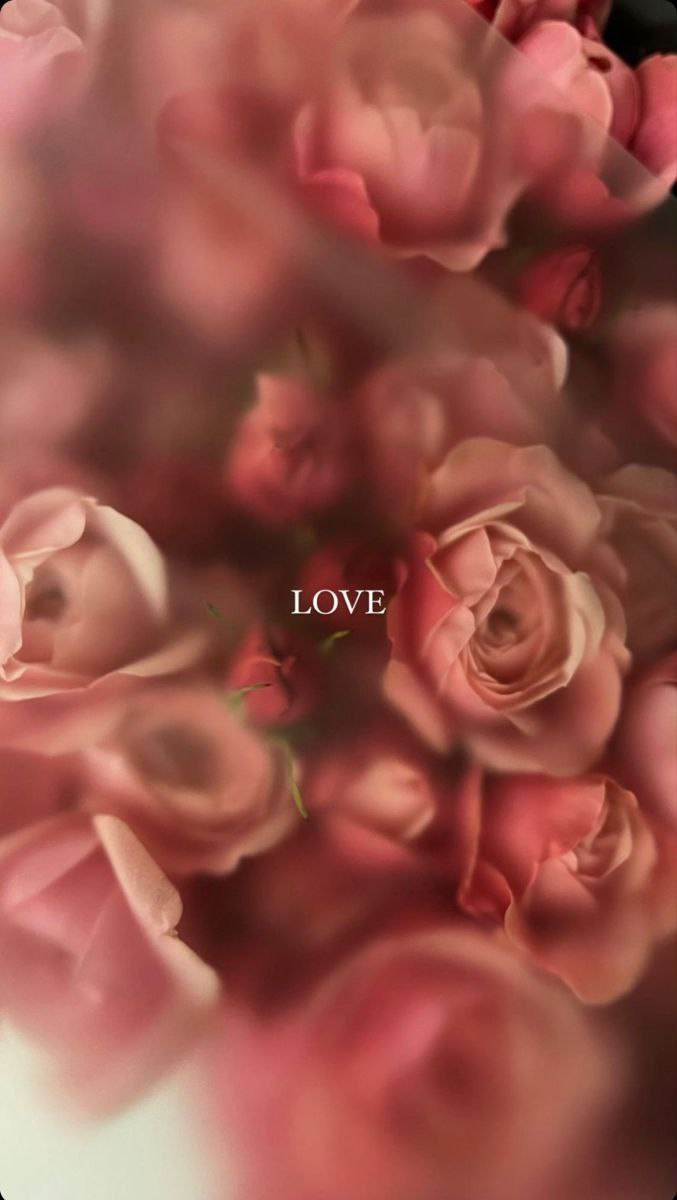
//> input picture task1.1/flowers.png, 677 x 1200 px
$ ./cg_laba1_1   (built with g++ and OpenCV 4)
//> lines starting //> are read from the running program, lines starting //| are printed output that depends on the picture
#include <opencv2/opencv.hpp>
#include <iostream>
#include <cmath>

using namespace cv;
using namespace std;

int main() {
    Mat inputImage = imread("D:\\Учёба\\7 семестр\\comp_graf\\hello\\cg_lab1.1\\task1.1\\flowers.png", IMREAD_GRAYSCALE);
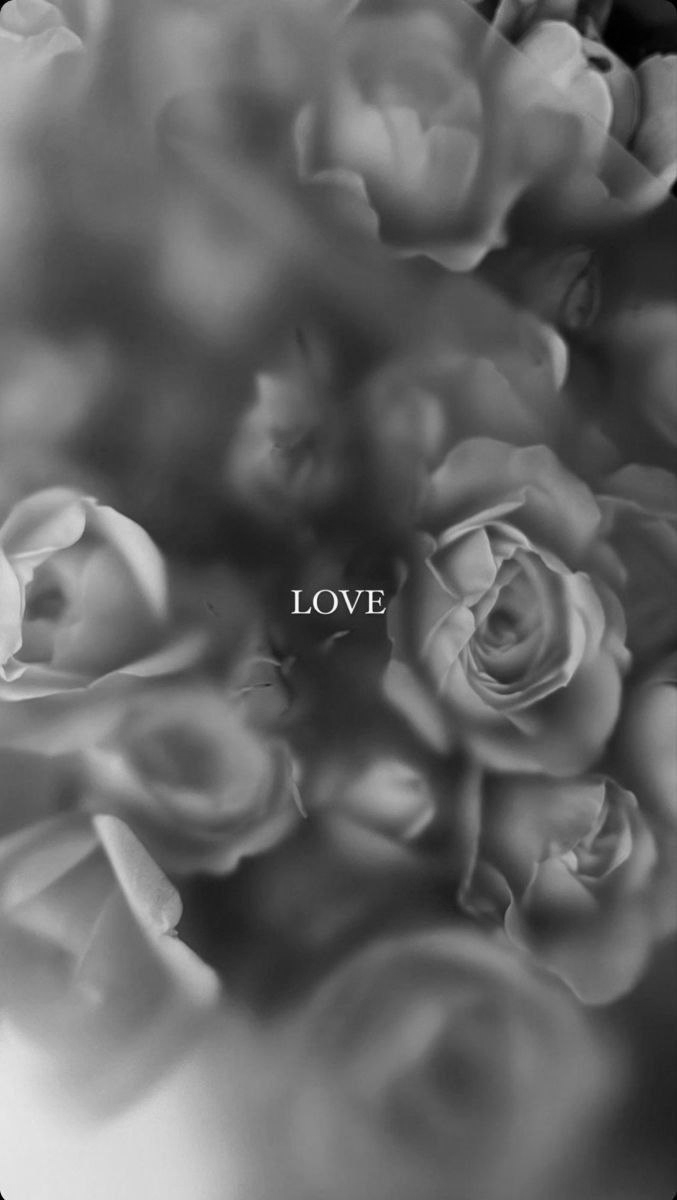
//> inputImage: 1200 rows x 677 cols, CV_8UC1; min 0, max 253, mean 100.5

    if (inputImage.empty()) {
        cout << "Ошибка: Не удалось загрузить изображение." << endl;
        return 1;
    }

    Mat outputImage = Mat::zeros(inputImage.size(), CV_8UC1);

    int centerX = inputImage.cols / 2;
//> centerX = 338
    int centerY = inputImage.rows / 2;
//> centerY = 600


    int maxRadius = min(centerX, centerY);
//> maxRadius = 338


    for (int y = 0; y < inputImage.rows; y++) {
        for (int x = 0; x < inputImage.cols; x++) {
            double distance = (x - centerX) * (x - centerX) + (y - centerY) * (y - centerY);

            if (distance <= maxRadius * maxRadius) {
                outputImage.at<uchar>(y, x) = inputImage.at<uchar>(y, x);
            }
            else {
                outputImage.at<uchar>(y, x) = 0;
            }
        }
    }
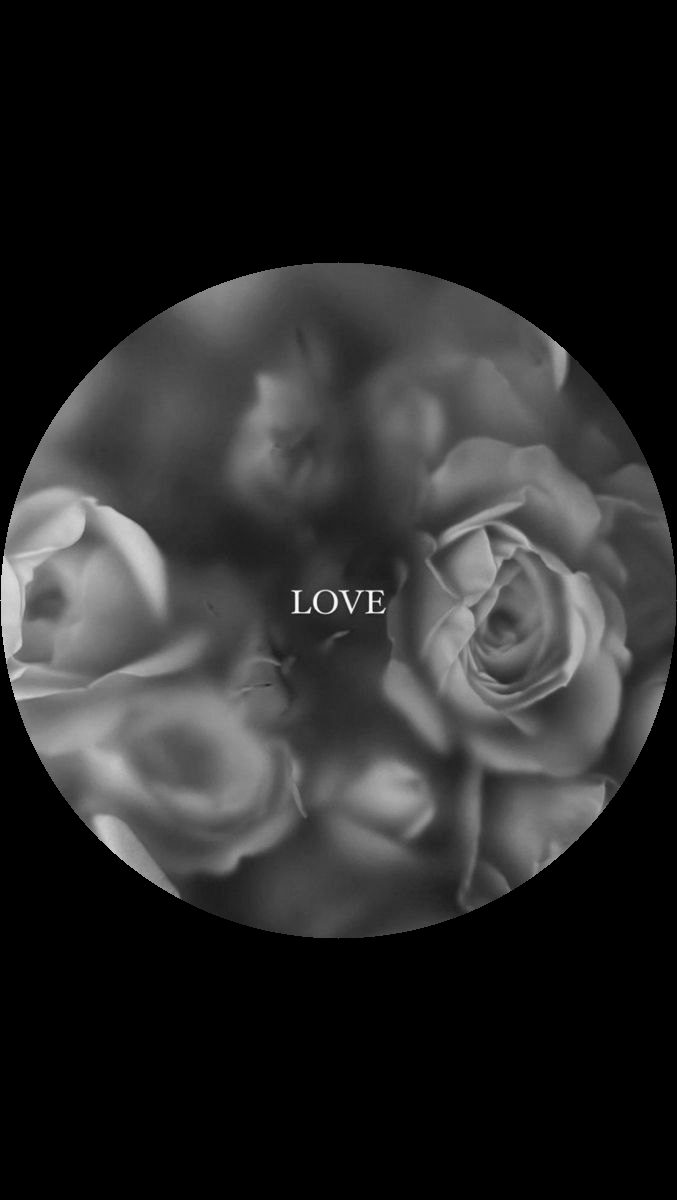
//> outputImage: 1200 rows x 677 cols, CV_8UC1; min 0, max 253, mean 39.6

    imwrite("D:\\загрузкия_D\\lab_1.1_end.png", outputImage);

    imshow("Круглое полутоновое изображение", outputImage);

    waitKey(0);
    return 0;
}
